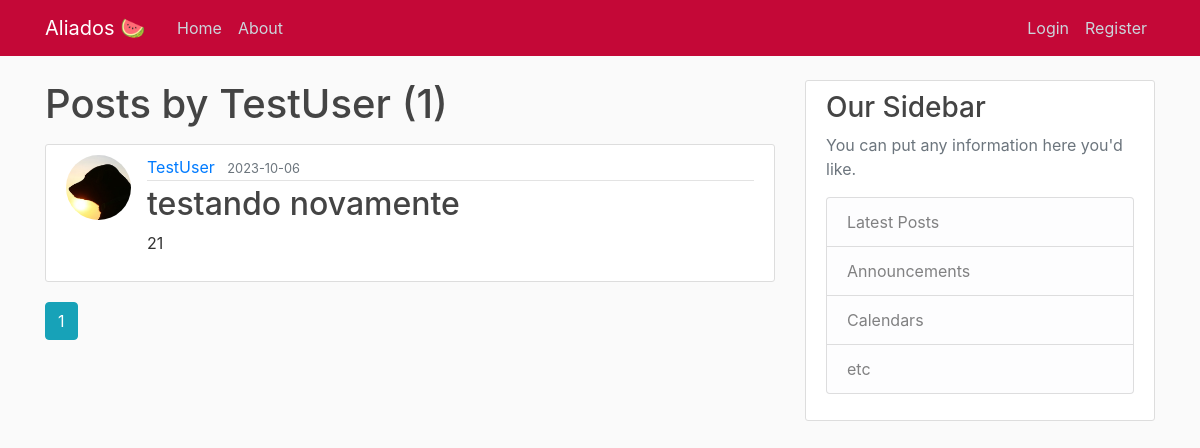
Page /user/TestUser on the earlier database version.
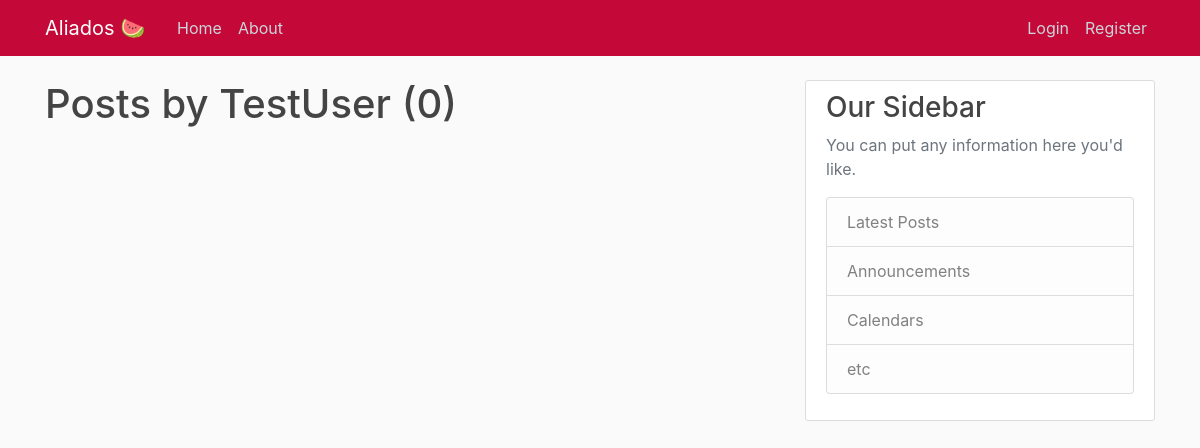
Same page on the later database version.
### flaskblog/models.py (models this page shows, shortened)
class Post(db.Model):
    id = db.Column(db.Integer, primary_key=True)
    title = db.Column(db.String(100), nullable=False)
    date_posted = db.Column(db.DateTime, nullable=False, default=datetime.utcnow)
    content = db.Column(db.Text, nullable=False)
    user_id = db.Column(db.Integer, db.ForeignKey("user.id"), nullable=False)

class User(db.Model, UserMixin):
    id = db.Column(db.Integer, primary_key=True)
    username = db.Column(db.String(20), unique=True, nullable=False)
    email = db.Column(db.String(120), unique=True, nullable=False)
    image_file = db.Column(db.String(20), nullable=False, default="default.jpg")
    password = db.Column(db.String(60), nullable=False)
    posts = db.relationship("Post", backref="author", lazy=True)

### flaskblog/users/routes.py (the view)
@users.route("/user/<string:username>")
def user_posts(username):
    page = request.args.get("page", 1, type=int)
    user = User.query.filter_by(username=username).first_or_404()
    posts = (
        Post.query.filter_by(author=user)
        .order_by(Post.date_posted.desc())
        .paginate(page=page, per_page=5)
    )
    return render_template("user_posts.html", posts=posts, user=user)

### flaskblog/templates/user_posts.html
{% extends "layout.html" %}
{% block content %}
    <h1 class="mb-3">Posts by {{ user.username }} ({{ posts.total }})</h1>
    {% for post in posts.items %}
        <article class="media content-section">
          <img class="rounded-circle article-img" src="{{ url_for('static', filename='profile_pics/' + post.author.image_file) }}">
          <div class="media-body">
            <div class="article-metadata">
              <a class="mr-2" href="{{ url_for('users.user_posts', username=post.author.username) }}">{{ post.author.username }}</a>
              <small class="text-muted">{{ post.date_posted.strftime('%Y-%m-%d') }}</small>
            </div>
            <h2><a class="article-title" href="{{ url_for('posts.post', post_id=post.id) }}">{{ post.title }}</a></h2>
            <p class="article-content">{{ post.content }}</p>
          </div>
        </article>
    {% endfor %}
    {% for page_num in posts.iter_pages(left_edge=1, right_edge=1, left_current=1, right_current=2) %}
      {% if page_num %}
        {% if posts.page == page_num %}
          <a class="btn btn-info mb-4" href="{{ url_for('users.user_posts', username=user.username, page=page_num) }}">{{ page_num }}</a>
        {% else %}
          <a class="btn btn-outline-info mb-4" href="{{ url_for('users.user_posts', username=user.username, page=page_num) }}">{{ page_num }}</a>
        {% endif %}
      {% else %}
        ...
      {% endif %}
    {% endfor %}
{% endblock content %}

Differences in the rows shown:
removed Post: image_file (placeholder picture), author.username "TestUser", date_posted "2023-10-06", title "testando novamente", content "21"
Other differences:
{{ posts.total }}: "1" → "0"
list line gone: "1"
